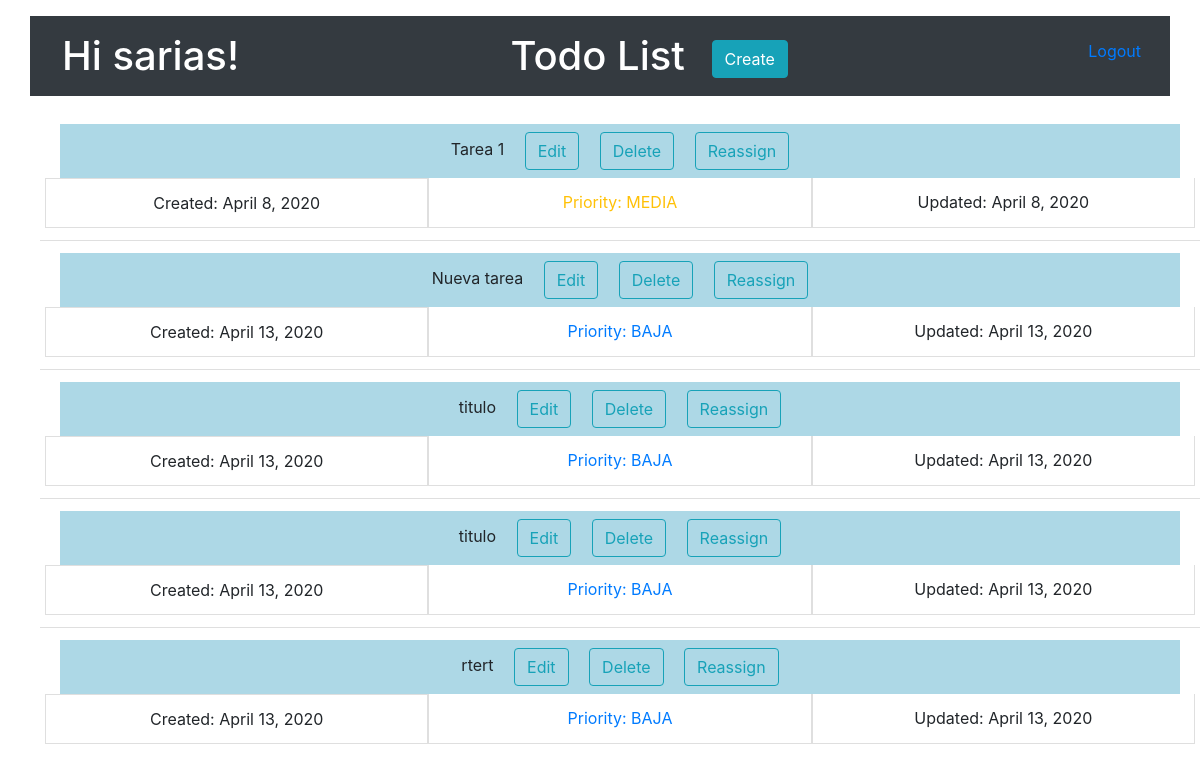
The app's page / (signed in) with its own data.
### todolist_app/models.py (models this page shows, shortened)
class ToDo(models.Model):
    title = models.CharField(max_length=100)
    description = models.CharField(max_length=500)
    asigned_user = models.ForeignKey(settings.AUTH_USER_MODEL, on_delete=models.CASCADE, related_name='assigned',)
    done = models.BooleanField(default=False)
    created = models.DateField(auto_now_add=True)
    updated = models.DateField(auto_now=True)
    created_by = models.ForeignKey(
        settings.AUTH_USER_MODEL,
        on_delete=models.CASCADE,
        related_name='created',
    )
    updated_by = models.ForeignKey(
        settings.AUTH_USER_MODEL,
        on_delete=models.CASCADE,
        related_name='updated',
    )
    priority = models.ForeignKey(
        Priority,
        on_delete=models.CASCADE,
    )

class Priority(models.Model):
    name = models.CharField(max_length=20)
    orders = models.IntegerField()

### todolist_app/views.py (the view)
class TodoListView(LoginRequiredMixin, ListView):
    def get_queryset(self):
        if self.request.user.is_authenticated:
            return ToDo.objects.filter(asigned_user=self.request.user)
        return ToDo.objects

### templates/todolist_app/todo_list.html (shortened to what this page needs)
{% load bootstrap4 %}
{% bootstrap_css %}
{% if user.is_authenticated %}
	<h1 class="container p-3 my-3 bg-dark text-white text-center">Todo List
			<div class="float-left">
				<p class="ml-3 text-right"><a>Hi {{ user }}!</a></p>
			</div>
			<a class="btn btn-info ml-3" href="{% url 'todo_create' %}">Create</a>
			<div class="float-right">
				<p class="btn btn-link ml-3 text-right"><a href="{% url 'logout' %}">Logout</a></p>
			</div>
	</h1>
	<ul class=".list-group-horizontal list-group-flush">
	{% for todo in object_list %}
	    <li class="list-group-item">
	    	{% if not todo.done %}
				<div class=" text-center p-2 .text-secondary" style="background-color:LightBlue;">
	    			{{ todo.title }}
	    			<a class="btn btn-outline-info ml-3" href="{% url 'todo_update' todo.id %}">Edit</a>
	    			<a class="btn btn-outline-info ml-3" href="{% url 'todo_delete' todo.id %}">Delete</a>
	    			<a class="btn btn-outline-info ml-3" href="{% url 'todo_reassign' todo.id %}">Reassign</a>
	    		</div>
			{% endif %}
	    	<div class="row text-center" style="width:500px text-align:center">
	 			<div class="col list-group-item">Created: {{ todo.created }}</div>
	 			{% if todo.priority.name == "ALTA" %}
	 				<div class="col list-group-item text-danger">Priority: {{ todo.priority.name }}</div>
	    		{% elif todo.priority.name == "MEDIA" %}
	    			<div class="col list-group-item text-warning">Priority: {{ todo.priority.name }}</div>
	    		{% elif todo.priority.name == "BAJA" %}
	    			<div class="col list-group-item text-primary">Priority: {{ todo.priority.name }}</div>
	    		{% endif %}
	    		<div class="col list-group-item">Updated: {{ todo.updated }}</div>
	    	</div>
	    </li>
	{% empty %}
	    <li class="list-group-item list-group-item-action list-group-item-light">No todo yet.</li>
	{% endfor %}
	</ul>
{% else %}
	<div class="text-center ml-3" style="margin:2em auto;">
		<p>You are not logged in</p>
	    <a href="{% url 'login' %}">Login</a>
	    <a href="{% url 'social:begin' 'google-oauth2' %}">Google+</a>
	</div>
{% endif %}

### records on screen
ToDo: title "Tarea 1", created "April 8, 2020", priority.name "MEDIA", updated "April 8, 2020"
ToDo: title "Nueva tarea", created "April 13, 2020", priority.name "BAJA", updated "April 13, 2020"
ToDo: title "titulo", created "April 13, 2020", priority.name "BAJA", updated "April 13, 2020"
ToDo: title "titulo", created "April 13, 2020", priority.name "BAJA", updated "April 13, 2020"
ToDo: title "rtert", created "April 13, 2020", priority.name "BAJA", updated "April 13, 2020"

### other values on screen
{{ user }} "sarias"
